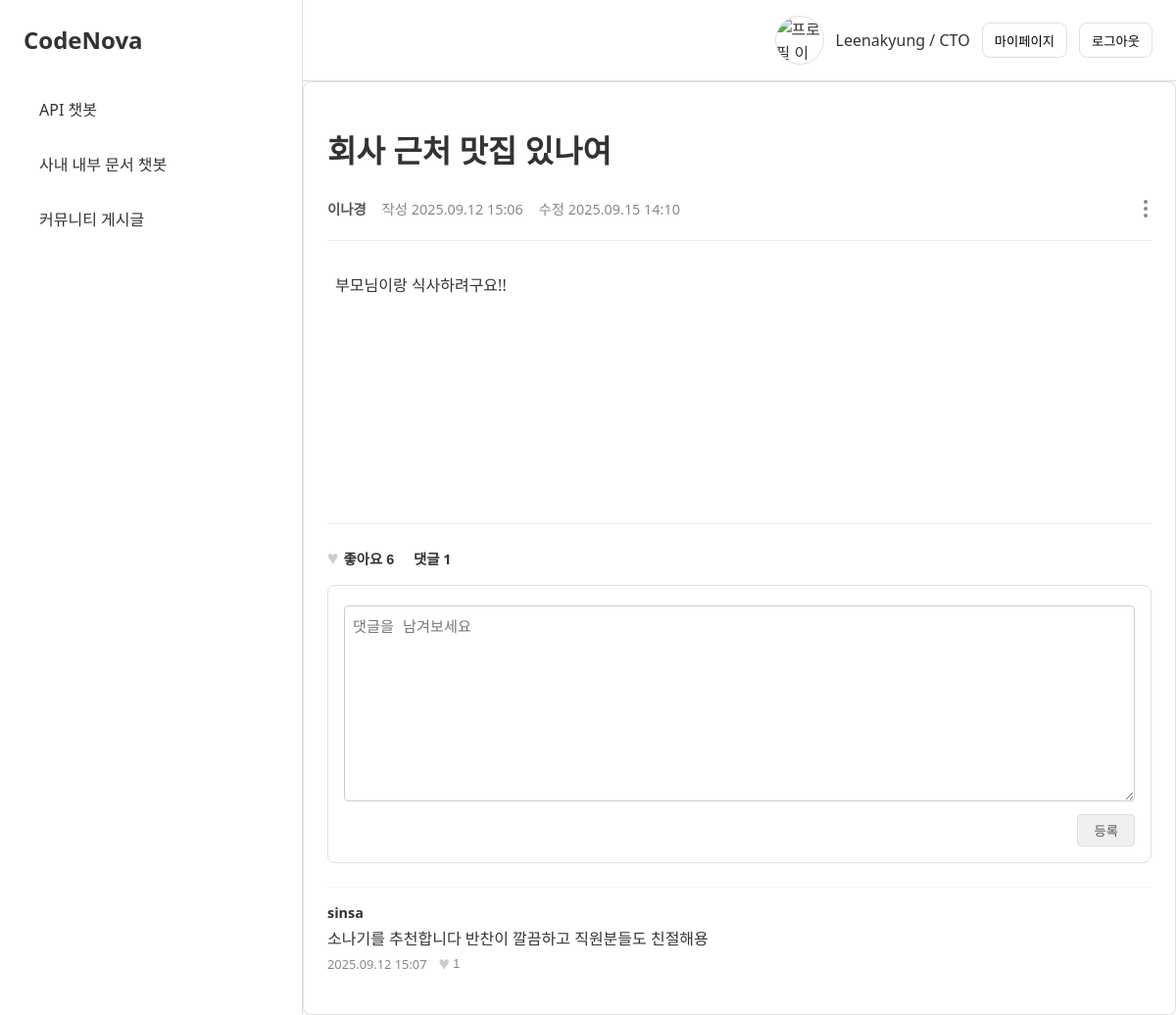
Screenshot of /main/community/post/8/ (signed in) with the database file from the repository.
### uauth/models.py (models this page shows, shortened)
class User(AbstractBaseUser, PermissionsMixin):
    id = models.CharField(max_length=50, primary_key=True)
    email = models.EmailField(max_length=255)
    name = models.CharField(max_length=100)
    phone = models.CharField(max_length=30)
    gender = models.CharField(max_length=20, choices=Gender.choices)
    birthday = models.DateField()
    rank = models.CharField(max_length=50, choices=Rank.choices)
    department = models.CharField(
        max_length=20,
        choices=Department.choices,
        null=True,
        blank=True,
    )
    status = models.CharField(
        max_length=20,
        choices=Status.choices,
        default=Status.PENDING,
    )
    created_at = models.DateTimeField(auto_now_add=True)
    updated_at = models.DateTimeField(auto_now=True)
    is_active = models.BooleanField(default=True)
    is_staff = models.BooleanField(default=False)
    profile_image = models.URLField(
        max_length=500,
        default="https://skn14-codenova-profile.s3.ap-northeast-2.amazonaws.com/profile_image/default2.png",
    )
    USERNAME_FIELD = "id"
    REQUIRED_FIELDS = ["email", "name", "phone", "gender", "birthday", "rank"]
    objects = UserManager()
    class Meta:
        db_table = "user"

### main/models.py (models this page shows, shortened)
class Post(models.Model):
    title = models.CharField(max_length=200)
    content = models.TextField()
    author = models.ForeignKey(settings.AUTH_USER_MODEL, on_delete=models.CASCADE)
    created_at = models.DateTimeField(auto_now_add=True)
    updated_at = models.DateTimeField(auto_now=True)
    views = models.PositiveIntegerField(default=0)
    likes = models.PositiveIntegerField(default=0)
    likers = models.ManyToManyField(
        settings.AUTH_USER_MODEL, related_name="liked_posts", blank=True
    )

class Comment(models.Model):
    post = models.ForeignKey(Post, on_delete=models.CASCADE, related_name="comments")
    author = models.ForeignKey(settings.AUTH_USER_MODEL, on_delete=models.CASCADE)
    content = models.TextField()
    created_at = models.DateTimeField(auto_now_add=True)
    likes = models.PositiveIntegerField(default=0)
    likers = models.ManyToManyField(
        settings.AUTH_USER_MODEL, related_name="liked_comments", blank=True
    )

### main/views.py (the view)
# urls.py: path("community/post/<int:post_id>/", views.post_detail_view, name="post-detail"),
@login_required
def post_detail_view(request, post_id):
    post = get_object_or_404(
        Post.objects.select_related("author").prefetch_related("comments__author"),
        id=post_id,
    )
    comment_form = CommentForm()
    if request.user.is_authenticated and request.user != post.author:
        post.views += 1
        post.save(update_fields=["views"])
    context = {
        "post": post,
        "comment_form": comment_form,
    }
    return render(request, "my_app/post_detail.html", context)

### main/forms.py
class CommentForm(forms.ModelForm):
    class Meta:
        model = Comment
        fields = ["content"]
        widgets = {
            "content": forms.Textarea(
                attrs={
                    "placeholder": "댓글을 남겨보세요",
                    "rows": 3,
                    "class": "comment-textarea",
                }
            )
        }
        labels = {"content": ""}

### main/templates/my_app/post_detail.html (shortened to what this page needs)
{% extends 'my_app/base.html' %}
{% load static %}
{% block extra_css %}<link rel="stylesheet" href="{% static 'my_app/css/community/community.css' %}">{% endblock %}
{% block content %}
<div class="post-detail-container">
   <div class="post-content-area">
       <h1>{{ post.title }}</h1>
       <div class="post-meta">
           <div class="author-info">
               <span class="author-name">{{ post.author.name }}</span>
               <span class="post-time">작성 {{ post.created_at|date:"Y.m.d H:i" }}</span>
               <span class="post-time">수정 {{ post.updated_at|date:"Y.m.d H:i" }}</span>
           </div>
           {% if request.user == post.author or request.user.is_superuser %}
           <div class="kebab-menu">
              <span></span><span></span><span></span>
           </div>
           {% endif %}
       </div>
       <div class="post-body">{{ post.content|linebreaksbr }}</div>
   </div>
   <div class="comments-section">
       <div class="comments-header">
           <button class="like-btn post-like-btn" data-post-id="{{ post.id }}">
               <span class="heart-icon">♥</span>
               <strong id="post-likes-count">좋아요 {{ post.likes }}</strong>
           </button>
           <strong>댓글 {{ post.comments.count }}</strong>
       </div>
       <div class="comment-form-container">
           <form action="{% url 'main:create-comment' post_id=post.id %}" method="post">
               {{ comment_form }}
               <div class="comment-form-actions"><button type="submit" class="submit-comment-btn">등록</button></div>
           </form>
       </div>
       {% for comment in post.comments.all %}
       <div class="comment-item {% if request.user == comment.author %}is-own{% endif %}">
           <div class="comment-content-wrapper">
               <div class="comment-author-name">{{ comment.author.name }}</div>
               <div class="comment-text">{{ comment.content }}</div>
               <div class="comment-meta">
                   <span>{{ comment.created_at|date:"Y.m.d H:i" }}</span>
                   <button class="like-btn comment-like-btn" data-comment-id="{{ comment.id }}">
                       <span class="heart-icon">♥</span>
                       <span class="comment-likes-count">{{ comment.likes }}</span>
                   </button>
               </div>
           </div>
       </div>
       {% endfor %}
   </div>
</div>
{% endblock %}

### main/templates/my_app/base.html (shortened to what this page needs)
{% load static %}
<!DOCTYPE html>
<html lang="ko">
<head>
    <link rel="stylesheet" href="{% static 'my_app/css/style.css' %}">
    {% block extra_css %}{% endblock %}
</head>
<body>
    <div class="main-layout">
        <aside class="sidebar">
            <div class="sidebar-brand">
                <a href="{% url 'main:home' %}">CodeNova</a>
            </div>
            <nav class="sidebar-nav">
                <ul>
                    <li><a href="{% url 'main:main-chatbot' %}">API 챗봇</a></li>
                    <li><a href="{% url 'main:internal-docs' %}">사내 내부 문서 챗봇</a></li>
                    <li><a href="{% url 'main:community-board' %}">커뮤니티 게시글</a></li>
                </ul>
            </nav>
        </aside>
        <div class="content-wrapper">
            <header class="top-header">
                <div class="header-buttons">
            {% if request.user.is_authenticated %}
                {% if request.user.profile_image %}
                    <img src="{{ request.user.profile_image }}" alt="프로필 이미지" class="avatar" >
                {% else %}
                    <img src="{{ request.user.profile_image }}" alt="기본 프로필" class="avatar" >
                {% endif %}
            {% endif %}
                    <span>
                        {{ request.user.name }} / {{ request.user.get_rank_display }}
                    </span>
                    <button class="btn-header" onclick="location.href='{% url 'mypage:mypage' %}'">마이페이지</button>
                    <form action="{% url 'uauth:logout' %}" method="post" style="display:inline;">
                    <button type="submit" class="btn-header">로그아웃</button>
                    </form>
                </div>
            </header>
            <main class="main-content">
                {% block content %}{% endblock %}
            </main>
        </div>
    </div>
</body>
</html>

### main/static/my_app/css/style.css (style rules this page uses)
body, html { margin: 0; padding: 0; height: 100%; font-family: system-ui, -apple-system, BlinkMacSystemFont, 'Segoe UI', Roboto, Oxygen, Ubuntu, Cantarell, 'Open Sans', 'Helvetica Neue', sans-serif; background-color: #f8f9fa; color: #333; }
a { text-decoration: none; color: inherit; }
ul { list-style: none; padding: 0; margin: 0; }
button { cursor: pointer; border: 1px solid #ccc; background-color: #fff; padding: 8px 16px; border-radius: 4px; }
.main-layout { display: flex; height: 100vh; }
.sidebar { width: 260px; background-color: #fff; border-right: 1px solid #e0e0e0; display: flex; flex-direction: column; padding: 24px; }
.sidebar-brand { font-size: 24px; font-weight: bold; margin-bottom: 30px; }
.sidebar-nav li a { display: block; padding: 12px 16px; margin-bottom: 8px; border-radius: 6px; }
.content-wrapper { flex: 1; display: flex; flex-direction: column; height: 100vh; overflow: hidden; }
.top-header { display: flex; align-items: center; justify-content: flex-start; padding: 16px 24px; border-bottom: 1px solid #e0e0e0; background-color: #fff; }
.header-buttons { margin-left: auto; display: flex; align-items: center; gap: 12px; }
.main-content { flex: 1; padding: 24px; overflow-y: auto; display: flex; flex-direction: column; }
:root { --header-h: 36px; --avatar-size: 48px; }
.avatar { width: var(--avatar-size); height: var(--avatar-size); object-fit: cover; object-position: center; border-radius: 50%; border: 1px solid #e0e0e0; display: block; flex-shrink: 0; }
.btn-header { display: inline-flex; align-items: center; justify-content: center; height: var(--header-h); padding: 0 12px; border: 1px solid #e0e0e0; border-radius: 8px; background: #fff; }
.top-header form { margin: 0; }
.main-content { padding: 0; }

### main/static/my_app/css/community/community.css (style rules this page uses)
.post-detail-container { padding: 24px; background-color: #fff; border: 1px solid #e0e0e0; border-radius: 8px; }
.post-meta { display: flex; justify-content: space-between; align-items: center; padding-bottom: 16px; border-bottom: 1px solid #eee; font-size: 0.9rem; color: #555; }
.author-info .author-name { font-weight: bold; }
.author-info .post-time { margin-left: 12px; color: #888; }
.post-body { padding: 32px 8px; min-height: 200px; font-size: 1rem; line-height: 1.7; }
.kebab-menu { position: relative; cursor: pointer; padding: 4px; }
.kebab-menu span { display: block; width: 4px; height: 4px; background-color: #888; border-radius: 50%; margin: 3px 0; }
.comments-section { margin-top: 24px; border-top: 1px solid #eee; padding-top: 24px; }
.comments-header { margin-bottom: 16px; font-size: 0.9rem; }
.comment-item { display: flex; padding: 16px 0; border-top: 1px solid #f5f5f5; position: relative; }
.comment-content-wrapper { flex: 1; }
.comment-author-name { font-weight: bold; font-size: 0.9rem; }
.comment-text { margin: 4px 0; }
.comment-meta { font-size: 0.8rem; color: #888; display: flex; align-items: center; gap: 12px; }
.like-btn { background: none; border: none; cursor: pointer; padding: 0; display: inline-flex; align-items: center; color: inherit; }
.heart-icon { color: #ccc; font-size: 1.2rem; margin-right: 5px; transition: color 0.2s, transform 0.2s; }
.post-like-btn { margin-right: 16px; font-size: 0.9rem; }
.post-like-btn strong { font-weight: bold; }
.comment-form-container { padding: 16px; border: 1px solid #e0e0e0; border-radius: 8px; margin-top: 16px; margin-bottom: 24px; }
.comment-textarea { width: 100%; border: none; resize: none; padding: 8px; font-size: 0.95rem; box-sizing: border-box; }
.comment-form-actions { display: flex; justify-content: flex-end; margin-top: 8px; }
.submit-comment-btn { background-color: #f0f0f0; border: 1px solid #ddd; color: #555; padding: 6px 16px; cursor: pointer; }
.comment-likes-count { margin-left: -2px; }
#id_title, #id_content { width: 100%; padding: 8px; margin-top: 4px; box-sizing: border-box; border: 1px solid #ccc; border-radius: 4px; }
#id_content { height: 200px; resize: vertical; }

### rows the page displays
User: user.name "Leenakyung", user.rank "CTO"
Post: title "회사 근처 맛집 있나여", author.name "이나경", created_at "2025.09.12 15:06", updated_at "2025.09.15 14:10", content "부모님이랑 식사하려구요!!", likes "6", comments.count "1"
Comment: author.name "sinsa", content "소나기를 추천합니다 반찬이 깔끔하고 직원분들도 친절해용", created_at "2025.09.12 15:07", likes "1"
